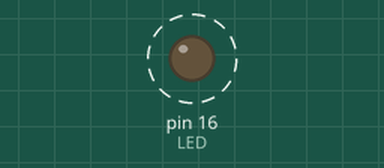
Recording of a sketch running on a simulated Arduino Uno, built with avr-gcc and run on an emulated ATmega328P. Parts: output pins drawn as LEDs (lit = HIGH). Dashed ring = blinking.

Above: at 0.5 s.
Timing chart, 0 to 4.6 s (numbered marks = the images above):
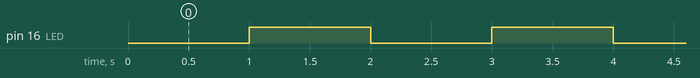

The sketch:

example02_blink_10_times.ino
```cpp
// example02_blink_10_times.ino derived from http://www.arduino.cc/en/Tutorial/Blink

#define LED 16               // LED pin gpio #

int times = 10;              // ##### blink led 10 times #####

void setup() { // this function runs once when we press reset or power the board
  pinMode(LED, OUTPUT);      // initialize digital pin LED as an output device.
}

void loop() { // this function runs over and over again forever

  if( ! times-- ) return;    // ##### no more blinking if times becomes to 0 #####

  digitalWrite(LED, LOW);    // turn LED on (LOW is the voltage level)
  delay(1000);               // wait for a second
  digitalWrite(LED, HIGH);   // turn LED off by making the voltage HIGH
  delay(1000);               // wait for a second
}
```

Measured:
- by itself, pin 16 (LED): alternates HIGH for 1.0 s and LOW for 1.0 s
